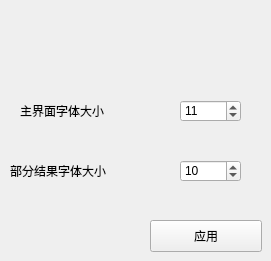
    <widget class="QWidget" name="tab_7">
     <attribute name="title">
      <string>界面字体</string>
     </attribute>
     <widget class="QSpinBox" name="sb_font_main">
      <property name="geometry">
       <rect>
        <x>180</x>
        <y>100</y>
        <width>61</width>
        <height>22</height>
       </rect>
      </property>
      <property name="maximum">
       <number>20</number>
      </property>
      <property name="value">
       <number>11</number>
      </property>
     </widget>
     <widget class="QSpinBox" name="sb_font_sub">
      <property name="geometry">
       <rect>
        <x>180</x>
        <y>160</y>
        <width>61</width>
        <height>22</height>
       </rect>
      </property>
      <property name="maximum">
       <number>20</number>
      </property>
      <property name="singleStep">
       <number>1</number>
      </property>
      <property name="value">
       <number>10</number>
      </property>
     </widget>
     <widget class="QPushButton" name="pb_font">
      <property name="geometry">
       <rect>
        <x>150</x>
        <y>220</y>
        <width>112</width>
        <height>32</height>
       </rect>
      </property>
      <property name="text">
       <string>应用</string>
      </property>
     </widget>
     <widget class="QLabel" name="label_29">
      <property name="geometry">
       <rect>
        <x>20</x>
        <y>100</y>
        <width>101</width>
        <height>21</height>
       </rect>
      </property>
      <property name="text">
       <string>主界面字体大小</string>
      </property>
     </widget>
     <widget class="QLabel" name="label_30">
      <property name="geometry">
       <rect>
        <x>10</x>
        <y>160</y>
        <width>111</width>
        <height>21</height>
       </rect>
      </property>
      <property name="text">
       <string>部分结果字体大小</string>
      </property>
     </widget>
    </widget>
